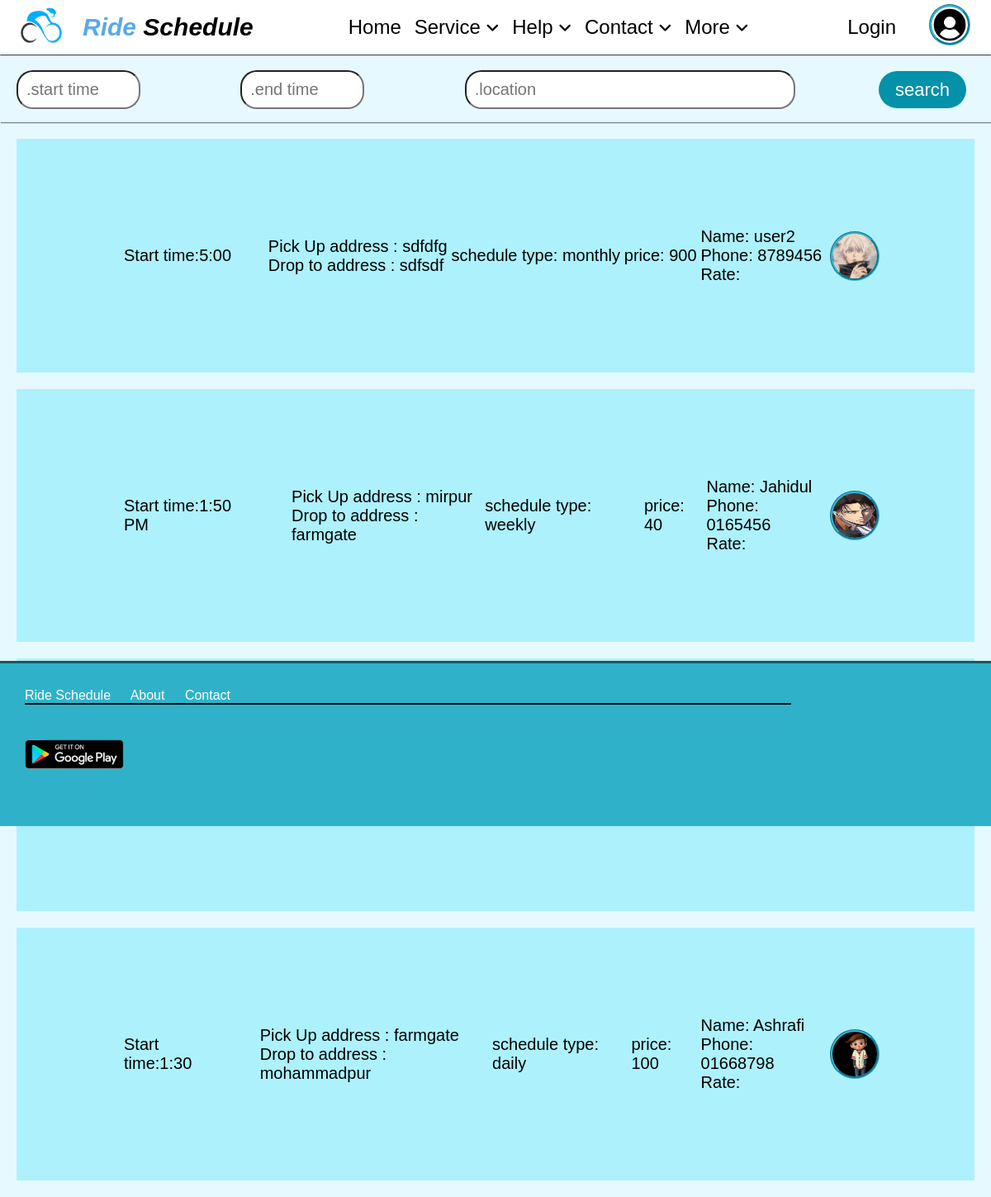
The page /schedulePost/ on the database as committed earlier.
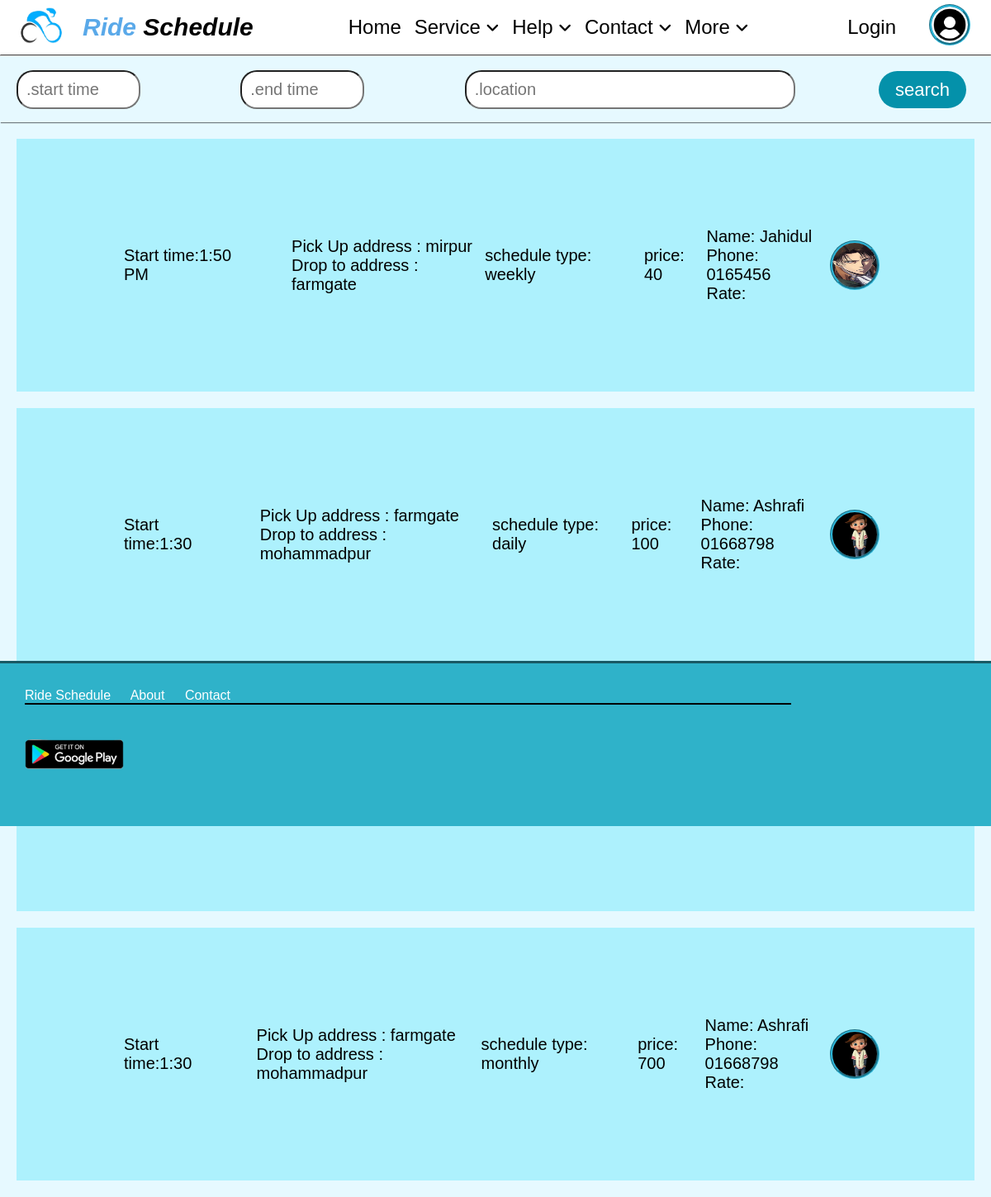
The same page on the database as committed later.
### main/models.py (models this page shows, shortened)
class Schedule(models.Model):
    schedule_id = models.CharField(max_length=10)
    rider_id1 = models.ForeignKey(Rider,on_delete=models.CASCADE,blank=True,null=True)
    driver_id1 = models.ForeignKey(Driver,on_delete=models.CASCADE,blank=True,null=True)
    pickUp_time = models.CharField(max_length=10)
    pickup_from = models.CharField(max_length=50)
    drop_to = models.CharField(max_length=50)
    schedule_type = (
        ('daily','daily'),
        ('weekly', 'weekly'),
        ('monthly', 'monthly'),
        ('custom', 'custom'))
    type_of_schedule = models.CharField(max_length=10,choices=schedule_type,blank=True,null=True)
    price = models.IntegerField(blank=True, null=True)

class Rider(models.Model):
    rider_id = models.CharField(max_length = 10, primary_key=True, blank=False, null=False)
    id = models.ForeignKey(user,on_delete=models.CASCADE, blank=True, null=True)

class user(models.Model ):
    id = models.CharField(max_length=10, primary_key=True,blank=False,null=False)
    name = models.CharField(max_length = 200)
    state = models.CharField(max_length = 10)
    postal_Code = models.CharField(max_length = 10)
    country = models.CharField(max_length=50)
    phone_number = models.CharField(max_length=11)
    persons = models.ImageField(upload_to = 'static/image',blank=True, null=True ,default='image/profile.png')

### main/views.py (the view)
# urls.py: path('schedulePost/', a_view.schedulePost , name = 'schedulePost'),
def schedulePost(request):
    schedulePost = Schedule.objects.all()
    posts = {
        'schedulePost': schedulePost,
    }
    return render(request, template_name='pages/SchedulePost.html', context=posts)

### main/templates/pages/SchedulePost.html
{% extends "../base/base.html" %}
{% load static %}
{% block content %}
<hr>
<div class="SearchPost">
    <div class="textBox1"><input type="text" id="start" name="start" placeholder=".start time"></div>
    <div class="textBox2"><input type="text" id="end" name="end" placeholder=".end time"></div>
    <div class="textBox3"><input type="text" id="locations" name="location" placeholder=".location"></div>
    <div><a href="#" class="buttonS">search</a></div>
</div>
{% for p in schedulePost %}
<div class="post">
     <div class="sTime"> Start time:{{p.pickUp_time}}</div>
    <div>
        <span>Pick Up address : {{p.pickup_from}}</span><br>
        <span>Drop to address : {{p.drop_to}}</span>
    </div>
    <div> schedule type: {{p.type_of_schedule}}</div>
    <div> price: {{p.price}}</div>
    <div>
        <span>Name: {{p.rider_id1.id.name}} </span><br>
        <span>Phone: {{p.rider_id1.id.phone_number}}</span><br>
        <span>Rate: </span><br>
    </div>
    <div class="profile">
        {% if p.rider_id1.id.persons %}
             <img src="{{p.rider_id1.id.persons.url}}" height="60" width="60" alt="logo">
        {% endif %}
    </div>
</div>
{% endfor %}
{% endblock %}

### main/templates/base/base.html (shortened to what this page needs)
<!DOCTYPE html>
<html lang="en">
<head>
    {% load static %}
    <link rel="stylesheet" href="https://cdnjs.cloudflare.com/ajax/libs/font-awesome/6.5.1/css/all.min.css">
    <link rel="stylesheet" href="https://cdnjs.cloudflare.com/ajax/libs/font-awesome/4.7.0/css/font-awesome.min.css">
    <link rel = "stylesheet" href = "{% static 'css/style.css' %}">
    <link rel = "stylesheet" href = "{% static 'css/navbar.css' %}">
    <link rel = "stylesheet" href = "{% static 'css/makeSchedule.css' %}">
    <link rel = "stylesheet" href = "{% static 'css/schedulePost.css' %}">
    <link rel = "stylesheet" href = "{% static 'css/offcanvas.css' %}">
    <link rel = "stylesheet" href = "{% static 'css/login.css' %}">
    <link rel = "stylesheet" href = "{% static 'css/contact.css' %}">
    <link rel = "stylesheet" href = "{% static 'css/timeTable.css' %}">
</head>
<body style="background-color:#e6f9ff;">
{% include "../base/navbar.html" %}
{% block content %}
{% endblock %}
{% include "../base/footer.html" %}
</body>
</html>

### main/templates/base/navbar.html (shortened to what this page needs)
<nav class="main" >
        <div class="logo">
            {% load static %}
            <img src="{%  static 'image/icon/logo.png' %}" height="60" width="100" alt="logo">
            <span><span style="color: rgba(64, 155, 230, 0.863);">Ride</span> Schedule</span>
        </div>
        <div class="mid">
            <ul>
                <li><a href="{% url 'home' %}">Home</a></li>
                <li><a href="#" class="service fix">Service <i class="fas fa-angle-down" style="font-size:18px;"></i> </a>
                </li>
                <li><a href="#" class="fix">Help <i class="fas fa-angle-down" style="font-size:18px;"></i> </a>
                </li>
                <li><a href="#" class="fix">Contact <i class="fas fa-angle-down" style="font-size:18px;"></i> </a>
                </li>
                <li><a href="#" class="fix">More <i class="fas fa-angle-down" style="font-size:18px;"></i> </a>
                </li>
            </ul>
        </div>
        <div class="profile" >
            <div onclick="showLoginOnly()"><span>Login</span></div>
            <div onclick="showMenu()"><img  src="{%  static 'image/icon/profile.png' %}" height="50" width="50" alt="logo"></div>
        </div>
    </nav>

### main/templates/base/login.html (shortened to what this page needs)
        {% load static %}

### main/templates/base/footer.html (shortened to what this page needs)
<footer >
{% load static %}
<div class="footer-main">
<div class="footer-top">
    <a href="#">Ride Schedule</a>
    <a href="#">About</a>
    <a href="#">Contact</a><hr width = '80%' color = "black">
    <a href="#">
        <img src="{%  static 'image/img/google-play-download.png' %}" alt="google-play" height="120" width="120">
    </a>
</div>
</div>
</footer>

### main/static/css/style.css (style rules this page uses)
* { margin: 0; padding: 0; box-sizing: border-box; }
.footer-main { display: block; position:absolute; top:100vh; width: 100%; background-color: #2fb2c9; color: white; height: 200px; border-width: 3px; border-top-style: solid; border-color: #195964; }
.footer-main .footer-top { color: white; width: 100%; padding: 20px; display:block; margin:10px; }
.footer-top a { color:white; margin-right: 20px; }

### main/static/css/navbar.css (style rules this page uses)
* { text-decoration: none; padding: 0px; margin: 0px; }
.main { display: flex; position:sticky; justify-content: space-between; flex-wrap: nowrap; font-size: 24px; align-items: center; box-shadow: 1px 1px 1px hsla(0,0%, 0%, 0.5); background-color: white; }
.logo { display:flex; align-items: center; font-size: 30px; font-weight: bolder; font-style: italic; cursor: pointer; }
.mid ul { display:flex; list-style: none; }
.mid ul li a { padding: 8px; cursor: pointer; padding-bottom: 22px; color:black; border-radius: 0px; transition: 0.5s; }
.profile { display:flex; align-items: center; padding: 5px; padding-right: 25px; }
.profile span { padding-right: 40px; cursor: pointer; transition: 0.3s; }
.profile img { padding: 0px; border-color: rgb(45, 183, 218); border-style: groove; border-radius: 35px; margin: 0px; cursor: pointer; }

### main/static/css/makeSchedule.css (style rules this page uses)
* { margin: 0; padding: 0; box-sizing: border-box; }

### main/static/css/schedulePost.css (style rules this page uses)
.SearchPost { display: flex; justify-content: space-between; flex-wrap: nowrap; font-size: 24px; align-items: center; box-shadow: 1px 1px 1px hsla(0,0%, 0%, 0.5); background-color: #e6f9ff; height: 80px; }
.post { display:flex; justify-content:space-between; flex-wrap:nowrap; font-size:20px; align-items:center; margin:20px; background-color: #adf1fd; padding:90px; }
.sTime { padding:20px; margin:20px; }
.buttonS { background-color: #0491aa; color: white; padding: 10px 20px; text-align: center; text-decoration: none; font-size: 22px; cursor: pointer; border-radius: 25px; margin-right: 30px; }
#start , #end { width:150px; border-radius: 20px; border-width: 2px; font-size: 20px; padding: 10px; margin:20px; }
#locations { display:inline-block; width:400px; border-radius: 20px; border-width: 2px; font-size: 20px; padding: 10px; margin:20px; }

### main/static/css/offcanvas.css (style rules this page uses)
* { margin : 0px; font-family: sans-serif; padding : 0px; }

### main/static/css/login.css (style rules this page uses)
* { margin:0px; padding:0px; }

### main/static/css/timeTable.css (style rules this page uses)
* { text-decoration: none; padding: 0px; margin: 0px; }
.main { display: flex; position: sticky; justify-content: space-between; flex-wrap: nowrap; font-size: 24px; align-items: center; box-shadow: 1px 1px 1px hsla(0, 0%, 0%, 0.5); background-color: white; }
.logo { display: flex; align-items: center; font-size: 30px; font-weight: bolder; font-style: italic; cursor: pointer; }
.mid ul { display: flex; list-style: none; }
.mid ul li a { padding: 8px; cursor: pointer; padding-bottom: 22px; color: black; border-radius: 0px; transition: 0.5s; }
.profile { display: flex; align-items: center; padding: 5px; padding-right: 25px; }
.profile span { padding-right: 40px; cursor: pointer; transition: 0.3s; }
.profile img { padding: 0px; border-color: rgb(45, 183, 218); border-style: groove; border-radius: 35px; margin: 0px; cursor: pointer; }
body { font-family: Arial, sans-serif; background-color: #f8f9fa; margin: 0; padding: 0; }

Rows that differ between the two databases and show on the page:
removed Schedule: pickUp_time "5:00", pickup_from "sdfdfg", drop_to "sdfsdf", type_of_schedule "monthly", price "900", rider_id1.id.name "user2", rider_id1.id.phone_number "8789456", rider_id1.id.persons (picture)
added Schedule: pickUp_time "1:30", pickup_from "farmgate", drop_to "mohammadpur", type_of_schedule "monthly", price "700", rider_id1.id.name "Ashrafi", rider_id1.id.phone_number "01668798", rider_id1.id.persons (picture)
